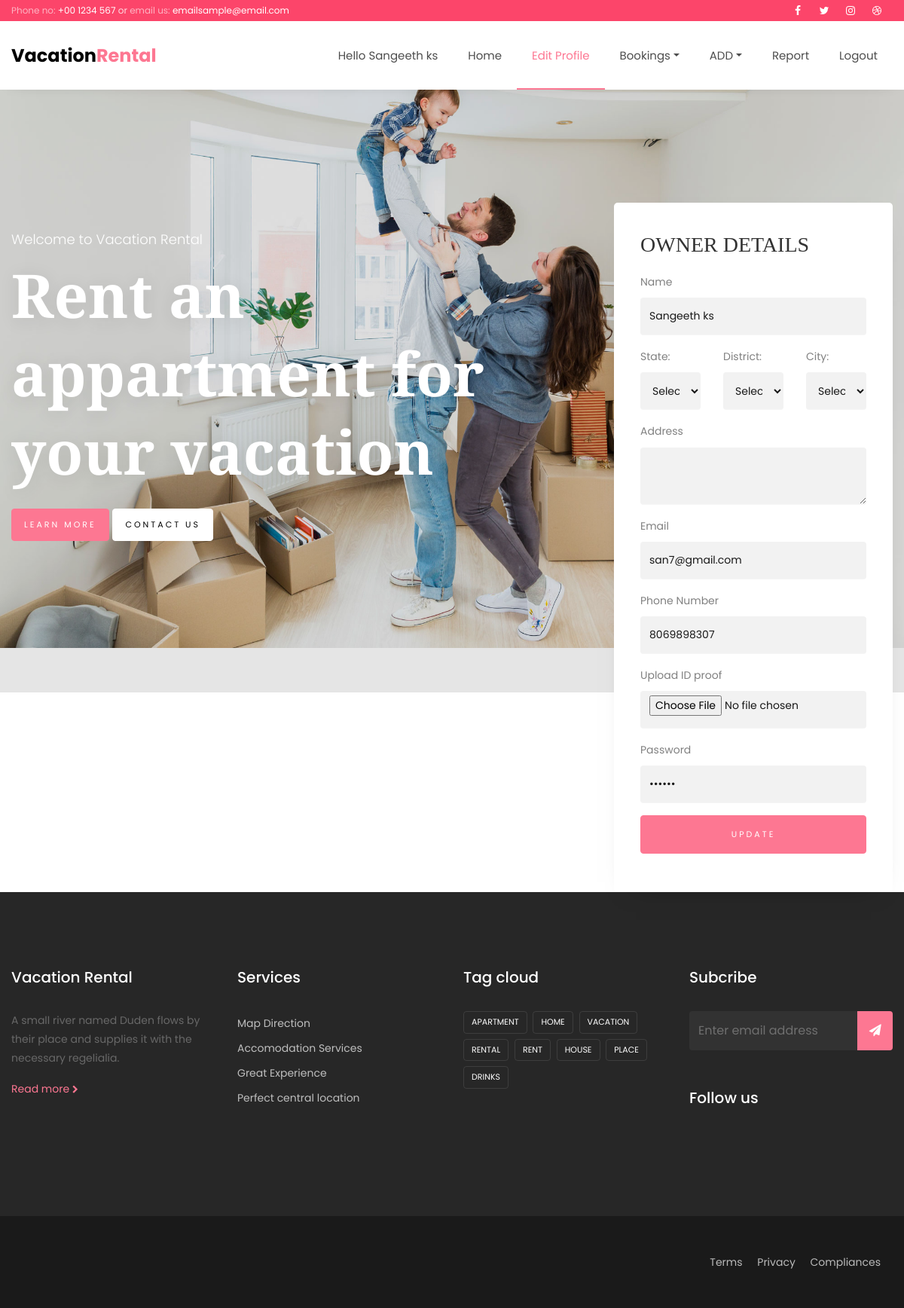
The app's page /owner/edit.php (signed in) with its own data.
### tables this page shows
CREATE TABLE `owner` (
  `reg_id` int(20) NOT NULL,
  `fname` varchar(50) NOT NULL,
  `phno` varchar(10) NOT NULL,
  `email` varchar(50) NOT NULL,
  `owner_address` varchar(100) NOT NULL,
  `id_proof` varchar(150) NOT NULL,
  `owner_state` varchar(20) NOT NULL,
  `district` varchar(20) NOT NULL,
  `city` varchar(20) NOT NULL,
  `login_id` int(20) NOT NULL
);

### owner/edit.php (the view, shortened to what this page needs)
<?php
include "header.php";
$log=$_SESSION['login_id'];
include "connection.php";
$row="SELECT * from owner,login where login.login_id=owner.login_id and login.login_id='$log'";
$result=mysqli_query($conn,$row);
$query=mysqli_fetch_array($result);
?>
<nav class="navbar navbar-expand-lg navbar-dark ftco_navbar bg-dark ftco-navbar-light" id="ftco-navbar">
        <div class="container">
            <a class="navbar-brand" href="index.html">Vacation<span>Rental</span></a>
            <div class="collapse navbar-collapse" id="ftco-nav">
                <ul class="navbar-nav ml-auto">
                    <li class="nav-item">
                        <span class="nav-link">Hello <?php echo htmlspecialchars($data['fname']); ?></span>
                    </li>
                    <li class="nav-item "><a href="index.php" class="nav-link">Home</a></li>
                    <li class="nav-item active"><a href="edit.php" class="nav-link">Edit Profile</a></li>
                    <li class="nav-item dropdown">
                        <a href="#" class="nav-link dropdown-toggle" data-toggle="dropdown">Bookings</a>
                    </li>
                    <li class="nav-item dropdown">
                        <a href="#" class="nav-link dropdown-toggle" data-toggle="dropdown">ADD</a>
                    </li>
                    <li class="nav-item "><a href="report.php" class="nav-link">Report</a></li>
                    <li class="nav-item"><a href="logout.php" class="nav-link">Logout</a></li>
                </ul>
            </div>
        </div>
    </nav>
<div class="hero-wrap js-fullheight" style="background-image: url('images/bg_1.jpg');" data-stellar-background-ratio="0.5">
      <div class="overlay"></div>
      <div class="container">
        <div class="row no-gutters slider-text js-fullheight align-items-center justify-content-start" data-scrollax-parent="true">
          <div class="col-md-7 ftco-animate">
          	<h2 class="subheading">Welcome to Vacation Rental</h2>
          	<h1 class="mb-4">Rent an appartment for your vacation</h1>
            <p><a href="#" class="btn btn-primary">Learn more</a> <a href="#" class="btn btn-white">Contact us</a></p>
          </div>
        </div>
      </div>
    </div>
<section class="ftco-section ftco-book ftco-no-pt ftco-no-pb">
    	<div class="container">
	    	<div class="row justify-content-end">
	    		<div class="col-lg-4">
						<form action="edit_action.php" method="POST" class="appointment-form">
							<h3 class="mb-3">OWNER DETAILS</h3>
							<div class="row">
								<div class="col-md-12">
									<div class="form-group">
                                    <label for="name">Name</label>
			    					<input type="text" name= "fname"class="form-control" value="<?php echo $query['fname']?>" required>
			    				</div>
								</div>
                                <div class="col-md-4">
                                <div class="form-group">
                                    <label for="state">State:</label>
                                    <select class="form-control" name="owner_state" id="state" onchange="populateDistricts()">
                                        <option value="">Select State</option>
                                    </select>
                                </div>
                            </div>
                            <div class="col-md-4">
                                <div class="form-group">
                                    <label for="district">District:</label>
                                    <select class="form-control" name="district" id="district" onchange="populateCities()">
                                        <option value="">Select District</option>
                                    </select>
                                </div>
                            </div>
                            <div class="col-md-4">
                                <div class="form-group">
                                    <label for="city">City:</label>
                                    <select class="form-control" name="city" id="city">
                                        <option value="">Select City</option>
                                    </select>
                                </div>
                            </div>
                            <div class="col-md-12">
                                  <div class="form-group">
                                  <label for="owner_address">Address</label>
                                     <textarea class="form-control" name="owner_address"  value="<?php echo $query['owner_address']?>" rows="3" required></textarea>
                               </div>
                                </div>
								<div class="col-md-12">
									<div class="form-group">
                                    <label for="email">Email</label>
			    					<input type="email" name="email" class="form-control" value="<?php echo $query['email']?>" required>
			    				</div>
								</div>
                                <div class="col-md-12">
                                <div class="form-group">
                                <label for="phno">Phone Number</label>
                                  <input type="text" class="form-control" name="phno" value="<?php echo $query['phno']?>" id="phoneNumber" required
                                  pattern="[0-9]{10}" title="Please enter a 10-digit phone number (numbers only)">
                                 </div>
                                </div>
                                <div class="col-md-12">
                                <div class="form-group">
                                 <label for="id-proof">Upload ID proof</label>
                                 <input type="file" class="form-control" name= "id_proof" id="id-proof" value="<?php echo $query['id_proof']?>" required>
                                 </div>
                                </div>
								<div class="col-md-12">
									<div class="form-group">
                                    <label for="password">Password</label>
			    					<input type="password" name="cus_password" class="form-control" value="<?php echo $query['cus_password']?>" required>
			    				</div>
								</div>
								<div class="col-md-12">
									<div class="form-group">
			              <input type="submit" value="UPDATE" class="btn btn-primary py-3 px-4">
			            </div>
								</div>
							</div>
	    			</form>
	    		</div>
	    	</div>
	    </div>
    </section>
	<?php
	include "footer.php";
	?>

### records on screen
owner: fname "Sangeeth ks", email "san7@gmail.com", phno "8069898307"
